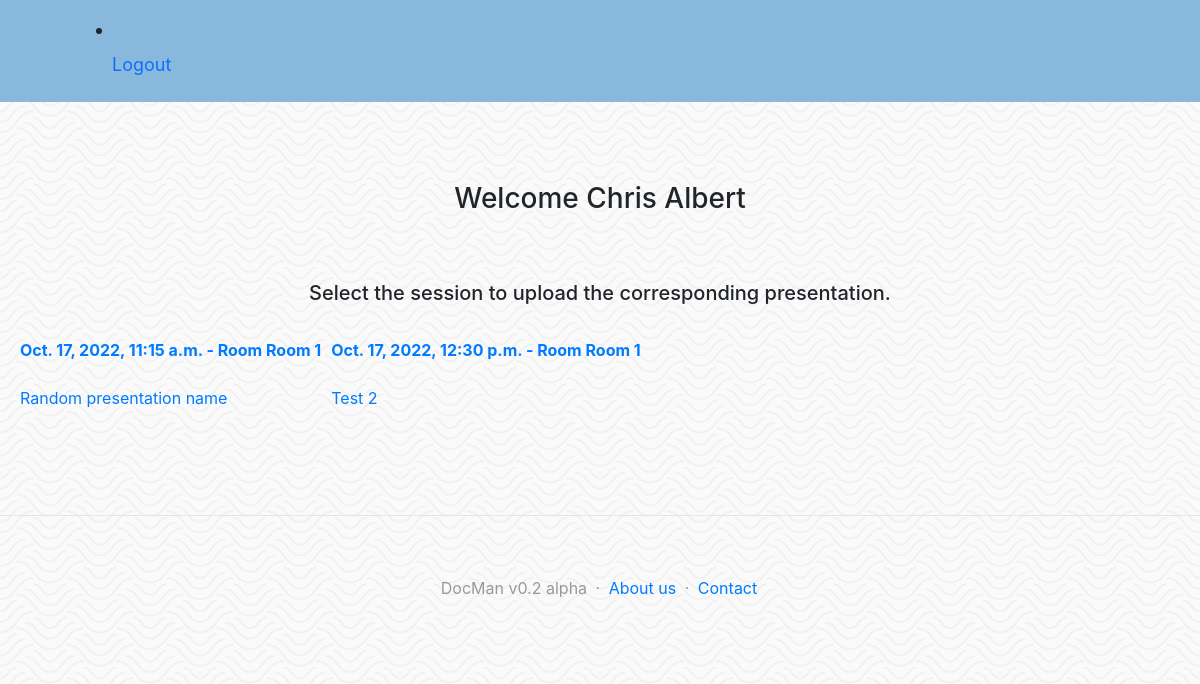
Screenshot of / (signed in) with the database file from the repository.
### docman/models.py (models this page shows, shortened)
class Presentation(models.Model):
	class Meta():
		ordering = ['presenter__last_name']
	name							= models.CharField(max_length=256)
	presenation_type	= models.CharField(max_length=256, null=True, blank=True)
	description				= models.TextField(max_length=1024, null=True, blank=True)
	notes							= models.TextField(max_length=1024, null=True, blank=True)
	slug 							= models.CharField(max_length=512, default=datetime.datetime.now())
	ordering_id				= models.IntegerField(default=0)
	room							= models.ForeignKey('Room', on_delete=models.CASCADE, null=True)
	presenter					= models.ForeignKey(User, on_delete=models.CASCADE)
	start_time	= models.DateTimeField(null=True, blank=True)
	end_time		= models.DateTimeField(null=True, blank=True)
	session			= models.ForeignKey(Event_session, on_delete=models.CASCADE,  null=True, blank=True)
	documents		= models.ManyToManyField('Document', null=True, blank=True)

class Event_session(models.Model):
	class Meta:
		verbose_name = 'Session'
		verbose_name_plural  = 'Sessions'
	name				= models.CharField(max_length=256)
	session_type= models.CharField(max_length=256, null=True, blank=True)
	description	= models.TextField(max_length=1024, null=True, blank=True)
	notes				= models.TextField(max_length=2048, null=True, blank=True)
	slug 				= models.CharField(max_length=512, default=datetime.datetime.now())
	room				= models.ForeignKey('Room', on_delete=models.CASCADE, null=True)
	start_time	= models.DateTimeField()
	end_time		= models.DateTimeField()
	ordering_id		= models.IntegerField(default=0)

class Room(models.Model):
	class Meta:
		verbose_name = 'Room'
		verbose_name_plural  = 'Event Rooms'
	name				= models.CharField(max_length=256)
	description	= models.TextField(max_length=1024, null=True, blank=True)
	notes				= models.TextField(max_length=1024, null=True, blank=True)
	slug = models.CharField(max_length=512, default=datetime.datetime.now())
	ordering_id		= models.IntegerField(default=0)

### docman/views.py (the view)
# urls.py: path("", views.index, name="index"),
@login_required
def index(request):
	if request.user.is_staff or request.user.is_superuser:
		return redirect('/calendar/1')
	if len(request.user.presentation_set.all()) == 1:
		presentation = request.user.presentation_set.all()[0]
		return redirect('/presentation/'+str(presentation.id))
	else:
		response_dict = {'presentations':request.user.presentation_set.all()}
		return render(request, 'docman/presentation_select.html', response_dict)

### docman/templates/docman/presentation_select.html (shortened to what this page needs)
{% extends "docman/template.html" %}
{% block body %}
<div style="padding-top:80px;" class="container-fluid">
	<div class="row">
		<div class="col-lg-12" style="text-align:center">
			<h3>Welcome {{ user.first_name }} {{ user.last_name }}<br><br></h3>
		</div>
		<div class="col-lg-12" style="text-align:center">
			<h5><br>Select the session to upload the corresponding presentation.</h5>
		</div>
	</div>
<ul class="nav nav-pills nav-justified" style="padding-top:20px;">
	{% for pres in presentations %}
		<li class="active" style="padding: 5px;">
			<a href="/presentation/{{ pres.id }}">
				<b>{{ pres.session.start_time }} - Room {{ pres.room.name }}</b>
				<br><br>{{ pres.name }}
			</a>
		</li>
	{% endfor %}
</ul>
</div>
{% endblock %}

### rows the page displays
Presentation: session.start_time "Oct. 17, 2022, 11:15 a.m.", room.name "Room 1", name "Random presentation name"
Presentation: session.start_time "Oct. 17, 2022, 12:30 p.m.", room.name "Room 1", name "Test 2"

### other values shown
{{ user.first_name }} "Chris"
{{ user.last_name }} "Albert"
